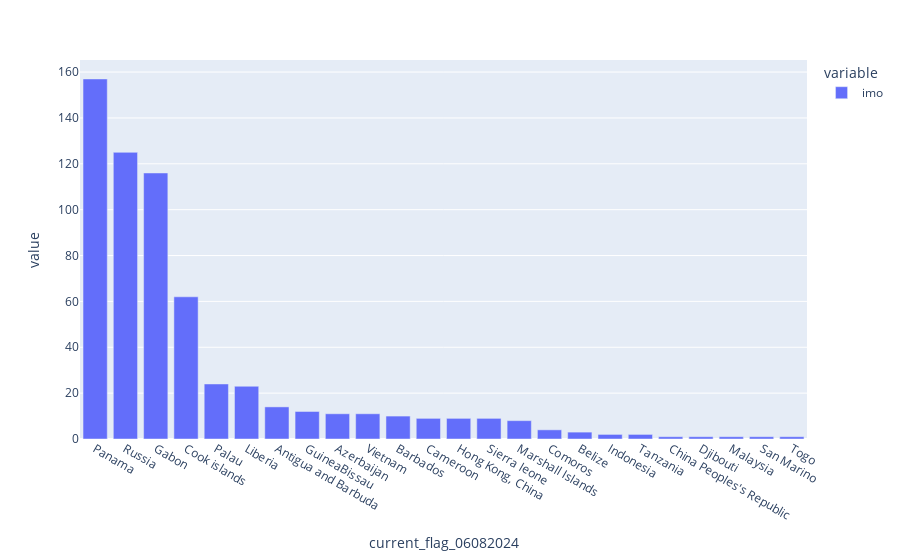

The cell this chart's notebook holds for it:
### Code cell
# What is the flag distribution? (N.B. the current flag is the flag as of 6th August 2024)

px.bar(kse_dedup.groupby('current_flag_06082024').imo.count()).\
       update_xaxes(categoryorder='total descending')

### Figure 1 — Plotly figure (JSON) as saved in the notebook; plotly's stock layout.template omitted (floating-point values rounded to 4 significant figures)
{"data": [{"alignmentgroup": "True", "hovertemplate": "variable=imo<br>current_flag_06082024=%{x}<br>value=%{y}<extra></extra>", "legendgroup": "imo", "marker": {"color": "#636efa", "pattern": {"shape": ""}}, "name": "imo", "offsetgroup": "imo", "orientation": "v", "showlegend": true, "textposition": "auto", "type": "bar", "x": ["Antigua and Barbuda", "Azerbaijan", "Barbados", "Belize", "Cameroon", "China Peoples's Republic", "Comoros", "Cook islands", "Djibouti", "Gabon", "GuineaBissau", "Hong Kong, China", "Indonesia", "Liberia", "Malaysia", "Marshall Islands", "Palau", "Panama", "Russia", "San Marino", "Sierra leone", "Tanzania", "Togo", "Vietnam"], "xaxis": "x", "y": [14, 11, 10, 3, 9, 1, 4, 62, 1, 116, 12, 9, 2, 23, 1, 8, 24, 157, 125, 1, 9, 2, 1, 11], "yaxis": "y"}], "layout": {"barmode": "relative", "legend": {"title": {"text": "variable"}, "tracegroupgap": 0}, "margin": {"t": 60}, "xaxis": {"anchor": "y", "categoryorder": "total descending", "domain": [0, 1], "title": {"text": "current_flag_06082024"}}, "yaxis": {"anchor": "x", "domain": [0, 1], "title": {"text": "value"}}}}
